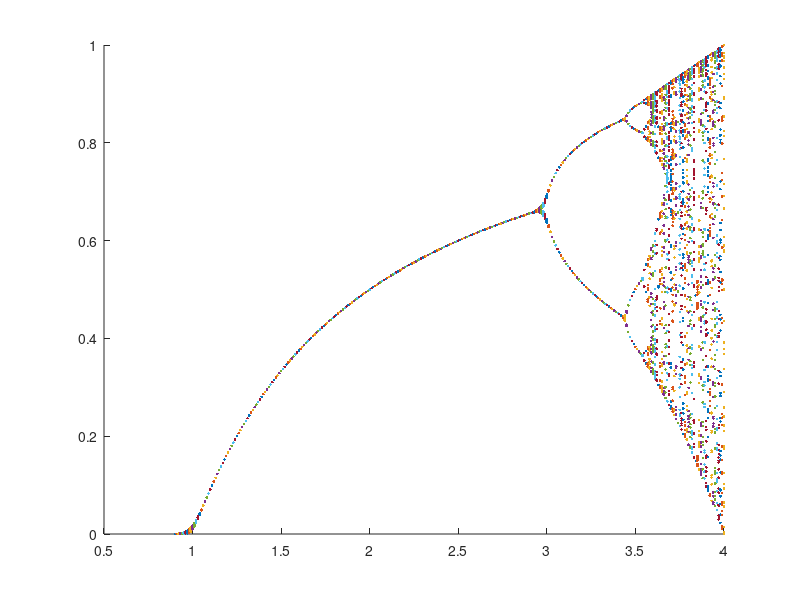

Here is the MATLAB script that generated this plot:
clear all;
clc;
close all;


x0=0.4;
r=2.6;

%figure;
figure('units','normalized','outerposition',[0 0 1 1])

hold on;

x2=x0;
n=1;
for r=0.9:0.01:4
    x2=x0;
    pp=1;
    for p=1:100
        x=x2;
        x2=r*x*(1-x);
        if p>50
            Xp(pp)=x2;
            pp=pp+1;
        end
    end
    Rpu=unique(Xp);
    tmp=r*ones(size(Rpu));
    plot(tmp,Rpu,'.');
    pause(0.05)
%    X2(n)=x2;
%    R(n)=r;
%    n=n+1;
end



% X2'
% 
% plot(R,X,'r')
% plot(R,X,'b.')
% 
% plot(R,X2,'r')
% plot(R,X2,'b.')